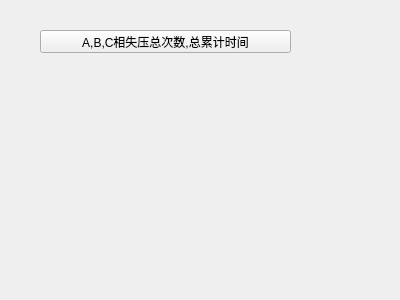
<?xml version="1.0" encoding="UTF-8"?>
<ui version="4.0">
 <class>Undervoltage</class>
 <widget class="QWidget" name="Undervoltage">
  <property name="geometry">
   <rect>
    <x>0</x>
    <y>0</y>
    <width>400</width>
    <height>300</height>
   </rect>
  </property>
  <property name="windowTitle">
   <string>Form</string>
  </property>
  <widget class="QPushButton" name="ABCUndervoltage">
   <property name="geometry">
    <rect>
     <x>40</x>
     <y>30</y>
     <width>251</width>
     <height>23</height>
    </rect>
   </property>
   <property name="text">
    <string>A,B,C相失压总次数,总累计时间</string>
   </property>
  </widget>
 </widget>
 <resources/>
 <connections/>
</ui>
